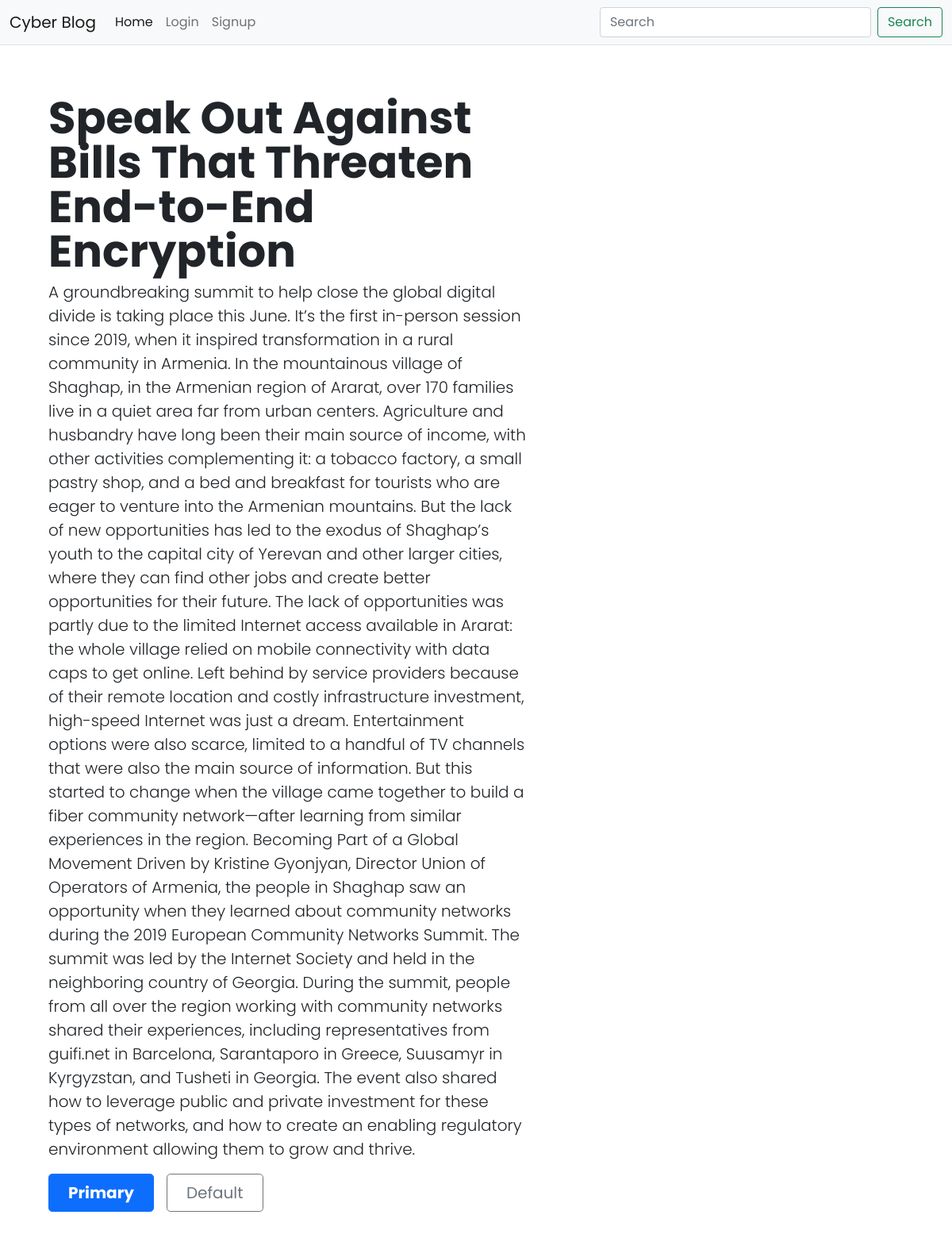
Screenshot of /blog-detail/13 with the database file from the repository.
### blogs/models.py (models this page shows, shortened)
class Blog(models.Model):
    user_id = models.ForeignKey(User, on_delete=models.CASCADE)
    title = models.CharField(max_length=150)
    excerpt = models.CharField(max_length=80, default="")
    desc = models.TextField()
    date = models.DateTimeField(auto_now_add=True, null=True)
    Image = models.ImageField(upload_to ='uploads/', null = True)

### blogs/views.py (the view)
# urls.py: path("blog-detail/<int:id>", views.BlogDetail, name = "BlogDetail"),
def BlogDetail(request, id):
    blog = Blog.objects.get(id = id)
    contexet = {'blog': blog}
    return render (request, 'blog/detailpost.html', contexet)

### templates/blog/detailpost.html (shortened to what this page needs)
<!doctype html>
<html lang="en">
<head>
    <link href="https://cdn.jsdelivr.net/npm/bootstrap@5.0.2/dist/css/bootstrap.min.css" rel="stylesheet"
>
</head>
<body>
    <nav class="navbar navbar-expand-lg navbar-light bg-light">
        <div class="container-fluid">
            <a class="navbar-brand" href="/">Cyber Blog</a>
            <div class="collapse navbar-collapse" id="navbarSupportedContent">
                <ul class="navbar-nav me-auto mb-2 mb-lg-0">
                    <li class="nav-item">
                        <a class="nav-link active" aria-current="page" href="/">Home</a>
                    </li>
                    {% if user.is_authenticated %}
                    <li class="nav-item">
                        <a class="nav-link" href="/">{{request.user}}</a>
                    </li>
                    <li class="nav-item">
                        <a class="nav-link" href="/upload-post">Post Blog</a>
                    </li>
                    <li class="nav-item">
                        <a class="nav-link" href="/logout">Logout</a>
                    </li>
                    {% if user.id == blog.user_id_id %}
                    <li class="nav-item">
                        <a class="nav-link" href="/delete/{{blog.id}}">Delete</a>
                    </li>
                    <li class="nav-item">
                        <a class="nav-link" href="/edit-blog/{{blog.id}}">Edit</a>
                    </li>
                    {% endif %}
                    {% else %}
                    <li class="nav-item">
                        <a class="nav-link" href="/login">Login</a>
                    </li>
                    <li class="nav-item">
                        <a class="nav-link" href="/register">Signup</a>
                    </li>
                    {% endif %}
                </ul>
                <form class="d-flex">
                    <input class="form-control me-2" type="search" placeholder="Search" aria-label="Search">
                    <button class="btn btn-outline-success" type="submit">Search</button>
                </form>
            </div>
        </div>
    </nav>
    <div class="row p-4 pb-0 pe-lg-0 pt-lg-5 align-items-center rounded-3 border shadow-lg">
        <div class="col-lg-7 p-3 p-lg-5 pt-lg-3">
            <h1 class="display-4 fw-bold lh-1">{{blog.title}}</h1>
            <p class="lead">{{blog.desc}}</p>
            <div class="d-grid gap-2 d-md-flex justify-content-md-start mb-4 mb-lg-3">
                <button type="button" class="btn btn-primary btn-lg px-4 me-md-2 fw-bold">Primary</button>
                <button type="button" class="btn btn-outline-secondary btn-lg px-4">Default</button>
            </div>
        </div>
    </div>
</body>
</html>

### templates/blog/detailpost.html (style rules this page uses)
body { font-family: "Poppins", sans-serif !important; }

### rows the page displays
Blog: title "Speak Out Against Bills That Threaten End-to-End Encryption", desc "A groundbreaking summit to help close the global digital divide is taking place this June. It’s the first in-person session since 2019, when it inspired transformation in a rural community in Armenia. In the mountainous village of Shaghap, in the Armenian region of Ararat, over 170 families live in a quiet area far from urban centers. Agriculture and husbandry have long been their main source of income, with other activities complementing it: a tobacco factory, a small pastry shop, and a bed and breakfast for tourists who are eager to venture into the Armenian mountains. But the lack of new opportunities has led to the exodus of Shaghap’s youth to the capital city of Yerevan and other…"
